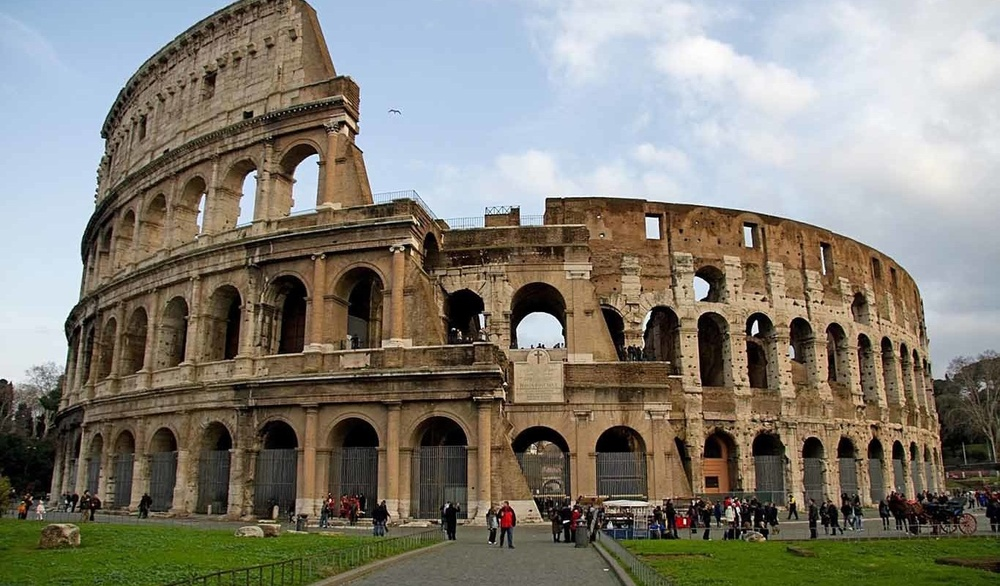
//> input picture Prácticas/Kevin Salazar/Practica 4/imagenes/coliseo.jpg, 1000 x 586 px, shrunk from 1366 x 800 before the run
$ ./aleatoria   (built with g++ and OpenCV 4)
//> lines starting //> are read from the running program, lines starting //| are printed output that depends on the picture
#include <opencv2/opencv.hpp>
#include <bits/stdc++.h>

using namespace cv;
using namespace std;

int main(){

    int m=50;
    Mat img = imread("coliseo.jpg");
//> img is the input picture: 586 rows x 1000 cols, CV_8UC3; mean B, G, R 116.2, 127.2, 131.2
    Mat mapa1(img.size(), CV_32FC1);
    Mat mapa2(img.size(), CV_32FC1);
    for (int y= 0;
         y<img.size().height; y++)
    for (int x= 0; x<img.size().width; x++) {
        mapa1.at<float>(y, x)= x+rand()%(2*m+1) - m;     // Mapa 1
        mapa2.at<float>(y, x)= y+rand()%(2*m+1) - m;     // Mapa 2
    }
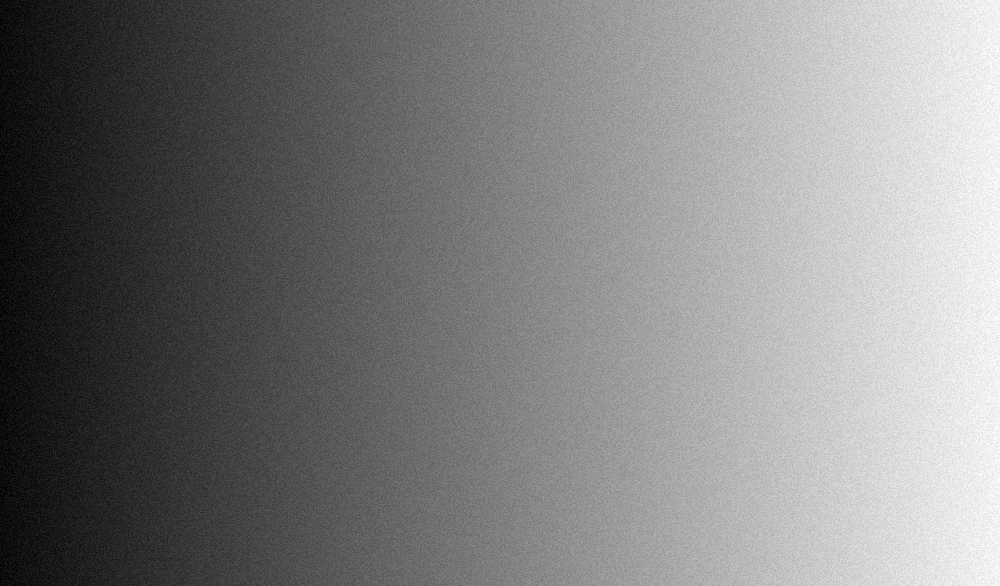
//> mapa1: 586 rows x 1000 cols, CV_32FC1; min -50, max 1049, mean 499.5; drawn with min black and max white
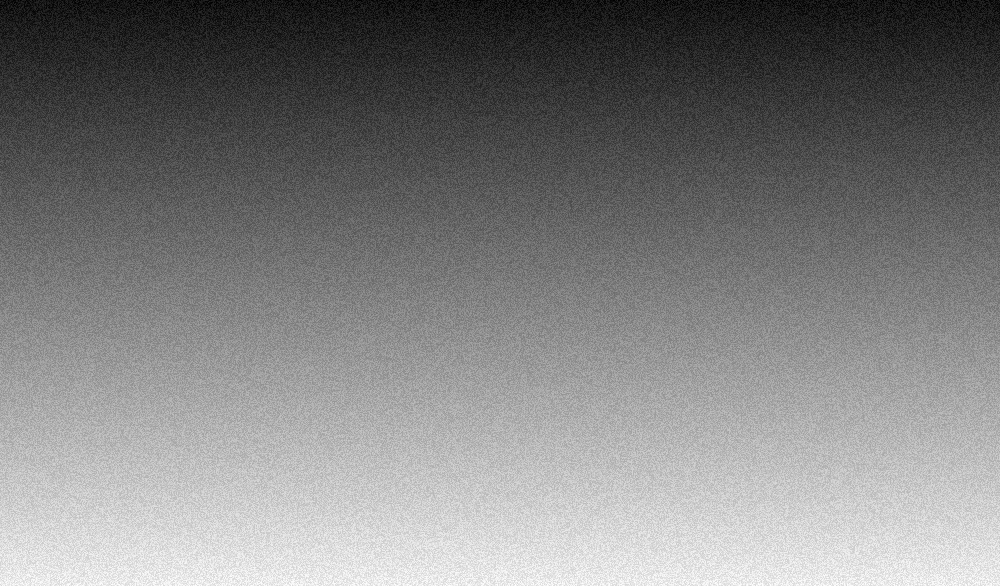
//> mapa2: 586 rows x 1000 cols, CV_32FC1; min -50, max 635, mean 292.5; drawn with min black and max white
    Mat resultado;
    remap (img, resultado, mapa1, mapa2, INTER_NEAREST);
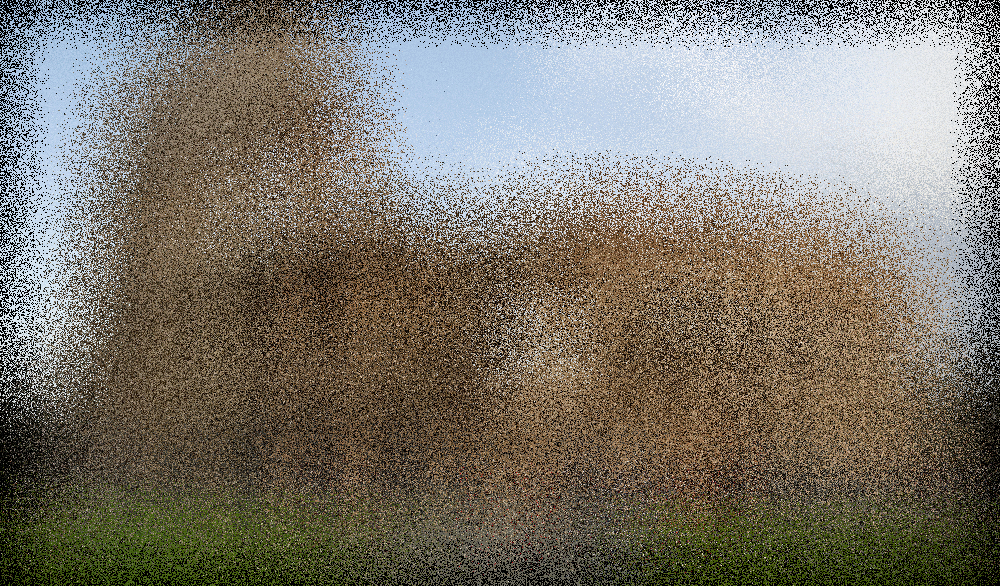
//> resultado: 586 rows x 1000 cols, CV_8UC3; mean B, G, R 107.1, 117.4, 122.2
    imwrite ( "aleatoria50.jpg", resultado);
    return 0;


}
